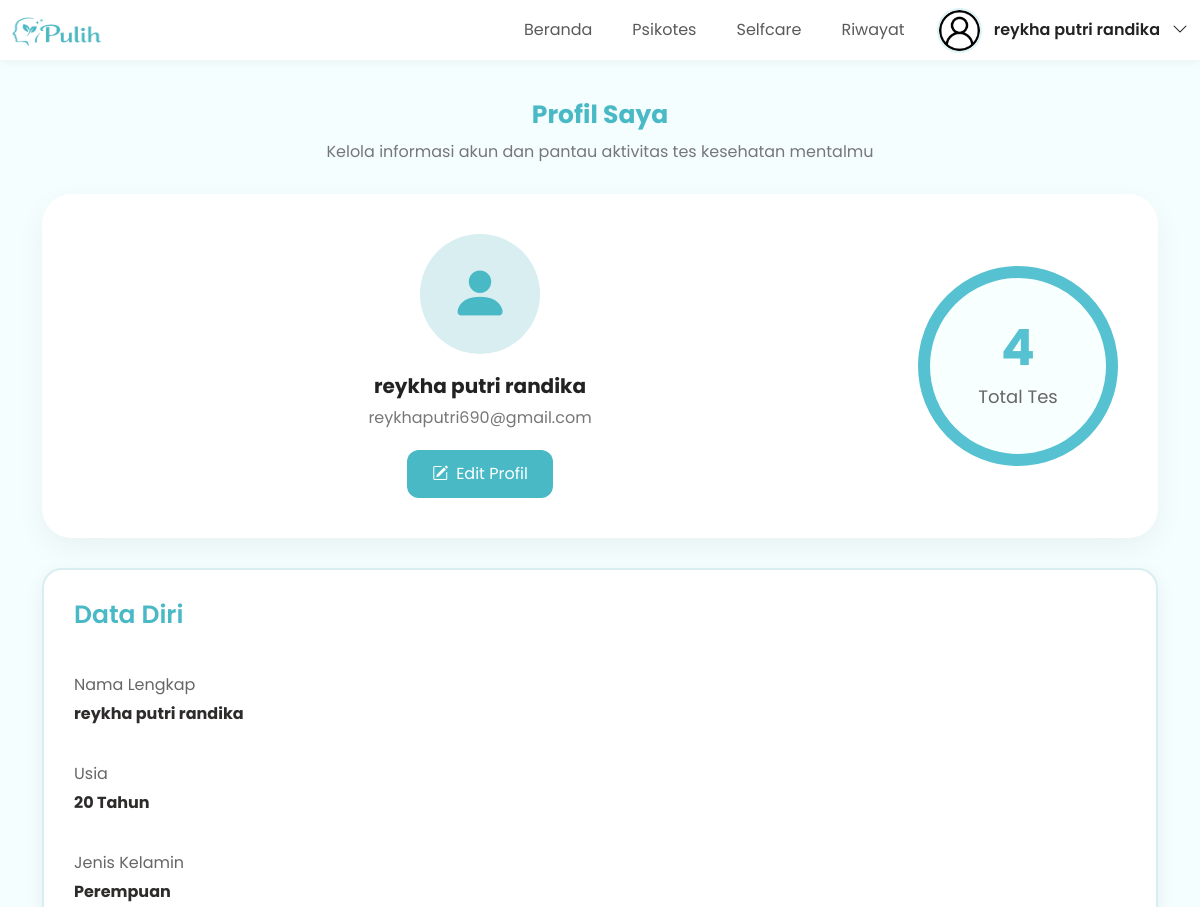
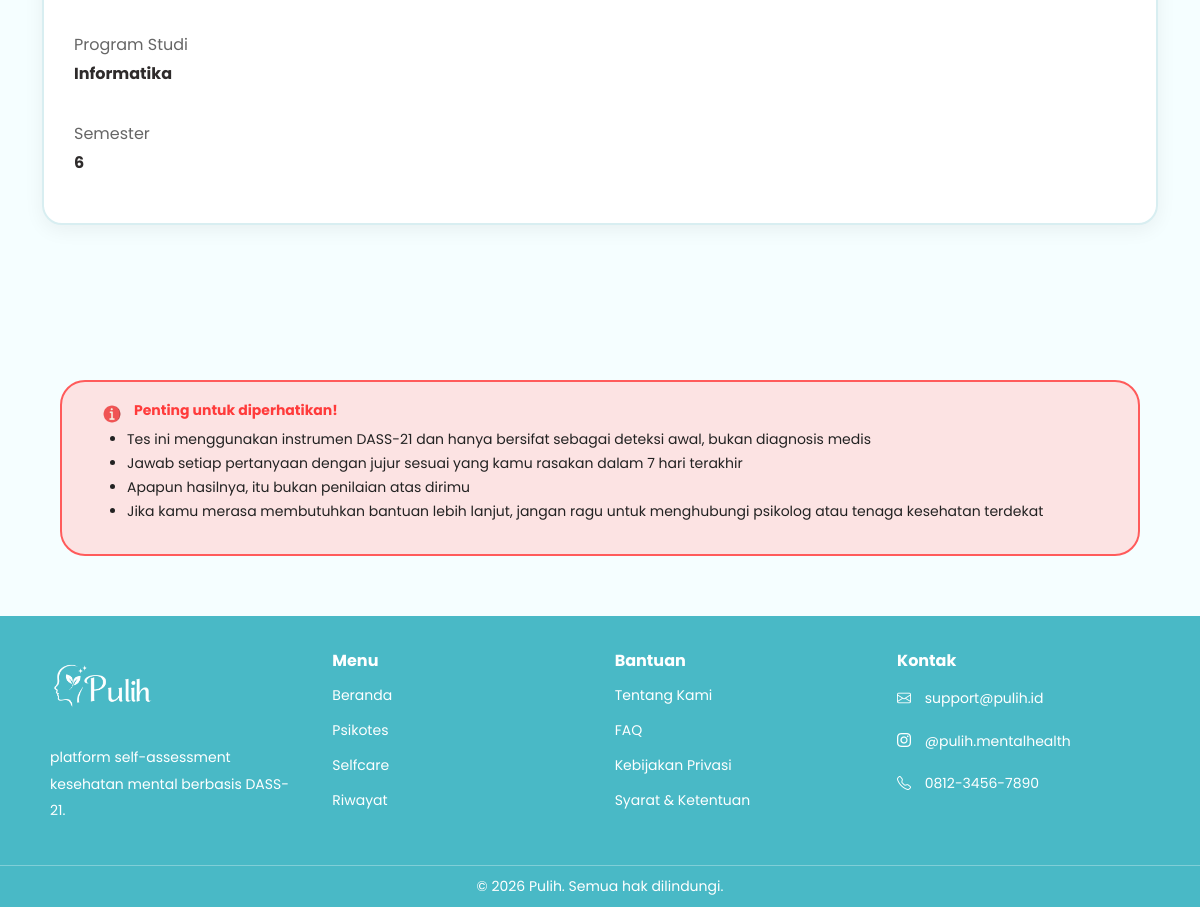
Screenshot of /profil (signed in) with the database file from the repository (2 pictures, top to bottom).
### app.py (models this page shows)
class User(db.Model):
    id = db.Column(
        db.Integer,
        primary_key=True
    )
    nama = db.Column(
        db.String(100)
    )
    email = db.Column(
        db.String(100),
        unique=True
    )
    password = db.Column(
        db.String(100)
    )
    role = db.Column(
        db.String(20),
        default='user'
    )
    usia = db.Column(
        db.Integer
    )
    gender = db.Column(
        db.String(20)
    )
    prodi = db.Column(
        db.String(100)
    )
    semester = db.Column(
        db.String(20)
    )
    tanggal_daftar = db.Column(
        db.DateTime,
        default=datetime.now
    )

### app.py (the view)
@app.route('/profil')
def profil():
    user = User.query.filter_by(
        nama=session['user']
    ).first()
    total_tes = RiwayatTes.query.filter_by(
        user_id=user.id
    ).count()
    return render_template(
        'profil.html',
        user=user,
        total_tes=total_tes
    )

### templates/profil.html
{% extends 'base.html' %} {% block content %}
<section class="profil-section">
  <div class="container" data-aos="fade-up">
    <div class="profil-title">
      <h1>Profil Saya</h1>
      <p>Kelola informasi akun dan pantau aktivitas tes kesehatan mentalmu</p>
    </div>
    <div class="profile-header-new">
      <div class="profile-left">
        <div class="profile-avatar">
          <i class="bi bi-person-fill"></i>
        </div>
        <h2>{{ user.nama }}</h2>
        <p>{{ user.email }}</p>
        <a href="/edit_profil" class="edit-profile-btn">
          <i class="bi bi-pencil-square"></i>
          Edit Profil
        </a>
      </div>
      <div class="profile-right">
        <div class="total-tes-circle">
          <span>{{ total_tes }}</span>
          <small>Total Tes</small>
        </div>
      </div>
    </div>
    <div class="info-card">
      <h3>Data Diri</h3>
      <div class="info-row">
        <span>Nama Lengkap</span>
        <strong>{{ user.nama }}</strong>
      </div>
      <div class="info-row">
        <span>Usia</span>
        <strong>{{ user.usia }} Tahun</strong>
      </div>
      <div class="info-row">
        <span>Jenis Kelamin</span>
        <strong>{{ user.gender }}</strong>
      </div>
      <div class="info-row">
        <span>Program Studi</span>
        <strong>{{ user.prodi }}</strong>
      </div>
      <div class="info-row">
        <span>Semester</span>
        <strong>{{ user.semester }}</strong>
      </div>
    </div>
  </div>
</section>
{% endblock %}

### templates/base.html (shortened to what this page needs)
<!DOCTYPE html>
<html lang="en">
<head>
    <link rel="stylesheet" href="{{ url_for('static', filename='css/style.css') }}">
    <link href="https://cdn.jsdelivr.net/npm/bootstrap@5.3.3/dist/css/bootstrap.min.css" rel="stylesheet">
    <link rel="stylesheet" href="https://cdn.jsdelivr.net/npm/bootstrap-icons@1.11.3/font/bootstrap-icons.min.css">
    <link href="https://unpkg.com/aos@2.3.4/dist/aos.css" rel="stylesheet">
    </head>
    <body>
    <nav class="navbar navbar-expand-lg fixed-top">
        <div class="container-fluid">
         <a class="navbar-brand" href="#">
            <img src="{{ url_for('static', filename='img/logo/logo.png') }}">
         </a>
            <div class="collapse navbar-collapse" id="navbarNav">
                <ul class="navbar-nav ms-auto align-items-center gap-4">
                 <li class="nav-item">
                    <a class="nav-link {% if active_page == 'home' %}active{% endif %}" href="/">
                        Beranda
                    </a>
                 </li>
                  <li class="nav-item">
                    <a class="nav-link {% if active_page == 'psikotes' %}active{% endif %}" href="/psikotes">
                        Psikotes
                    </a>
                 </li>
                 <li class="nav-item">
                    <a class="nav-link {% if active_page == 'selfcare' %}active{% endif %}" href="/selfcare">
                        Selfcare
                    </a>
                    </li>
                 <li class="nav-item">
                    <a class="nav-link {% if active_page == 'riwayat' %}active{% endif %}" href="/riwayat">
                        Riwayat
                    </a>
                 </li>
                    {% if session.get('user') %}
                        <div class="dropdown profile-dropdown">
                            <button class="profile-btn"
                            data-bs-toggle="dropdown">
                                <img src="{{ url_for('static',
                                filename='img/profile/profile.png') }}"
                                class="profile-icon">
                                <span>
                                    {{ session.get('user') }}
                                </span>
                                <i class="bi bi-chevron-down"></i>
                            </button>
                        </div>
                        {% else %}
                        <button class="login-btn"
                        data-bs-toggle="modal"
                        data-bs-target="#authModal">
                            Masuk / Daftar
                        </button>
                        {% endif %}
                 </ul>
            </div>
        </div>
    </nav>
{% block content %}
{% endblock %}
    {% if active_page not in ['selfcare','riwayat'] %}
    <section class="warning-section">
    <div class="warning-box">
        <div class="warning-title">
            <img src="{{ url_for('static', filename='img/icon/info-button.png') }}"
            class="warning-icon">
            <h3>Penting untuk diperhatikan!</h3>
        </div>
        <ul>
            <li>
                Tes ini menggunakan instrumen DASS-21 dan hanya bersifat sebagai deteksi awal, bukan diagnosis medis
            </li>
            <li>
                Jawab setiap pertanyaan dengan jujur sesuai yang kamu rasakan dalam 7 hari terakhir
            </li>
            <li>
                Apapun hasilnya, itu bukan penilaian atas dirimu
            </li>
            <li>
                Jika kamu merasa membutuhkan bantuan lebih lanjut, jangan ragu untuk menghubungi psikolog atau tenaga kesehatan terdekat
            </li>
        </ul>
    </div>
</section>
{% endif %}
<footer class="footer">
    <div class="footer-container">
        <div class="footer-box">
            <img src="{{ url_for('static',
            filename='img/logo/logo_putih.png') }}"
            class="footer-logo">
            <p>
                platform self-assessment
                kesehatan mental berbasis DASS-21.
            </p>
        </div>
        <div class="footer-box">
            <h4>
                Menu
            </h4>
            <a href="/">
                Beranda
            </a>
            <a href="/psikotes">
                Psikotes
            </a>
            <a href="/selfcare">
                Selfcare
            </a>
            <a href="/riwayat">
                Riwayat
            </a>
        </div>
        <div class="footer-box">
            <h4>
                Bantuan
            </h4>
            <a href="/tentang">
                Tentang Kami
            </a>
            <a href="/faq">
                FAQ
            </a>
            <a href="/privasi">
                Kebijakan Privasi
            </a>
            <a href="/syarat">
                Syarat & Ketentuan
            </a>
        </div>
        <div class="footer-box">
            <h4>
                Kontak
            </h4>
            <p>
                <i class="bi bi-envelope"></i>
                support@pulih.id
            </p>
            <p>
                <i class="bi bi-instagram"></i>
                @pulih.mentalhealth
            </p>
            <p>
                <i class="bi bi-telephone"></i>
                0812-3456-7890
            </p>
        </div>
    </div>
    <div class="footer-bottom">
        <p>
            © 2026 Pulih. Semua hak dilindungi.
        </p>
    </div>
</footer>
    </body>

### static/css/style.css (style rules this page uses)
* { margin: 0; padding: 0; box-sizing: border-box; font-family: "Poppins", sans-serif; }
body { background: #f5feff !important; }
.navbar { height: 60px; padding: 20px 60px; background: #ffffff; box-shadow: 0 2px 10px rgba(41, 40, 40, 0.05); }
.navbar-brand img { width: 90px; height: 30px; }
.profile-icon { width: 38px; height: 38px; object-fit: cover; }
.nav-link { color: #111; font-weight: 600; transition: 0.3s; }
.profile-btn { border: none; background: none; display: flex; align-items: center; gap: 12px; font-weight: 600; color: #222; }
.profile-icon { width: 45px; height: 45px; border-radius: 50%; border: 2px solid #ddf4f6; }
.profile-icon { width: 45px; height: 45px; border-radius: 50%; object-fit: cover; border: 2px solid #ddf4f6; }
.warning-section { display: flex; justify-content: center; margin: 80px 0 30px; background: transparent !important; }
.warning-box { width: 90%; background: #fce3e3; border: 2px solid #ff5b5b; border-radius: 25px; padding: 20px 40px 20px; }
.warning-title { display: flex; align-items: center; gap: 12px; margin-bottom: 5px; }
.warning-icon { width: 20px; height: 20px; object-fit: contain; }
.warning-title h3 { color: #ff3b3b; font-size: 14px; font-weight: 700; }
.warning-box ul { padding-left: 25px; }
.warning-box li { margin-bottom: 10px; color: #222; font-size: 14px; line-height: 1; }
.footer { background: #49b9c6; padding-top: 35px; margin-top: 60px; }
.footer-container { display: flex; justify-content: space-between; padding: 0 50px 25px; flex-wrap: wrap; }
.footer-box { width: 23%; }
.footer-logo { width: 110px; margin-bottom: 20px; }
.footer-box p { color: white; font-size: 14px; line-height: 1.9; }
.footer-box h4 { color: white; font-size: 16px; font-weight: 700; margin-bottom: 15px; }
.footer-box a { display: block; color: white; text-decoration: none; margin-bottom: 14px; font-size: 14px; transition: 0.3s; }
.footer-box i { margin-right: 10px; }
.footer-bottom { border-top: 1px solid rgba(255, 255, 255, 0.3); text-align: center; padding: 10px; }
.footer-bottom p { color: white; margin: 0; font-size: 14px; }
.profil-section { padding: 50px 0; }
.profil-title { text-align: center; margin-bottom: 30px; margin-top: 50px; }
.profil-title h1 { color: #49b9c6; font-size:25px; font-weight: 700; margin-bottom: 10px; margin-top: 50px; }
.profil-title p { color: #777; font-size: 16px; }
.profile-header-new { background: #fff; border-radius: 30px; padding: 40px; display: flex; align-items: center; justify-content: space-between; gap: 40px; box-shadow: 0 10px 30px rgba(0, 0, 0, 0.05); margin-bottom: 30px; }
.profile-left { flex: 1; text-align: center; }
.profile-left h2 { margin-top: 15px; font-size: 20px; font-weight: 700; color: #222; }
.profile-left p { color: #777; margin-bottom: 20px; }
.profile-right { display: flex; justify-content: center; align-items: center; }
.total-tes-circle { width: 200px; height: 200px; border-radius: 50%; border: 12px solid #55c1d1; display: flex; flex-direction: column; justify-content: center; align-items: center; background: #f8ffff; animation: pulseCircle 3s infinite; }
.total-tes-circle span { font-size: 50px; font-weight: 700; color: #55c1d1; line-height: 1; }
.total-tes-circle small { font-size: 18px; color: #666; margin-top: 10px; }
.profile-avatar { width: 120px; height: 120px; margin: auto auto 20px; border-radius: 50%; background: #d8eef1; display: flex; justify-content: center; align-items: center; }
.profile-avatar i { font-size: 60px; color: #49b9c6; }
.edit-profile-btn { display: inline-flex; align-items: center; gap: 8px; padding: 12px 25px; background: #49b9c6; color: white; border-radius: 12px; text-decoration: none; }
.info-card { background: white; border: 2px solid #d8eef1; border-radius: 25px; padding: 30px; }
.info-card h3 { color: #49b9c6; margin-bottom: 25px; font-size: 25px; font-weight: 600; }
.info-row { display: flex; justify-content: space-between; padding: 18px 0; border-bottom: 1px solid #eee; }
.info-row { border-bottom: none; }
.info-row span { color: #666; }
.info-row strong { color: #2e2b2b; }
.info-row { flex-direction: column; gap: 5px; }
.info-card { background: white; border-radius: 20px; padding: 30px; margin-bottom: 25px; box-shadow: 0 5px 20px rgba(0, 0, 0, 0.06); transition: 0.3s; }
.card, .info-card, .riwayat-card { transition: 0.35s ease; }
.navbar { transition: 0.3s; }

### rows the page displays
User: get "reykha putri randika", nama "reykha putri randika", email "reykhaputri690@gmail.com", usia "20", gender "Perempuan", prodi "Informatika", semester "6"

### other values shown
{{ total_tes }} "4"
